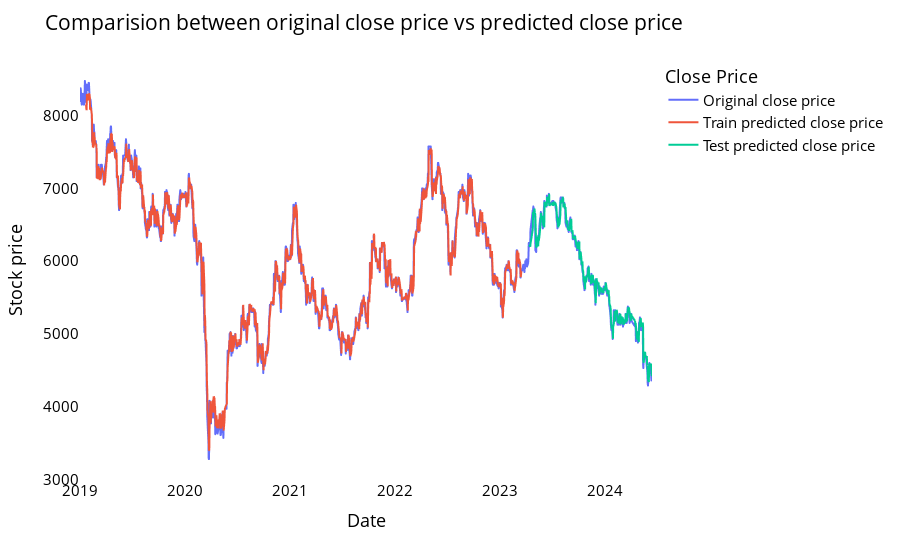

The cell this chart's notebook holds for it:
### Markdown cell above
<a name="lstm_grucomparechart"></a>

#### Comparision between original stock close price vs predicted close price

### Code cell
# shift train predictions for plotting

look_back=time_step
trainPredictPlot = np.empty_like(closedf)
trainPredictPlot[:, :] = np.nan
trainPredictPlot[look_back:len(train_predict)+look_back, :] = train_predict
print("Train predicted data: ", trainPredictPlot.shape)

# shift test predictions for plotting
testPredictPlot = np.empty_like(closedf)
testPredictPlot[:, :] = np.nan
testPredictPlot[len(train_predict)+(look_back*2)+1:len(closedf)-1, :] = test_predict
print("Test predicted data: ", testPredictPlot.shape)

names = cycle(['Original close price','Train predicted close price','Test predicted close price'])

plotdf = pd.DataFrame({'date': close_stock['date'],
                       'original_close': close_stock['close'],
                      'train_predicted_close': trainPredictPlot.reshape(1,-1)[0].tolist(),
                      'test_predicted_close': testPredictPlot.reshape(1,-1)[0].tolist()})

fig = px.line(plotdf,x=plotdf['date'], y=[plotdf['original_close'],plotdf['train_predicted_close'],
                                          plotdf['test_predicted_close']],
              labels={'value':'Stock price','date': 'Date'})
fig.update_layout(title_text='Comparision between original close price vs predicted close price',
                  plot_bgcolor='white', font_size=15, font_color='black', legend_title_text='Close Price')
fig.for_each_trace(lambda t:  t.update(name = next(names)))

fig.update_xaxes(showgrid=False)
fig.update_yaxes(showgrid=False)
fig.show()

### Figure 1 — Plotly figure (JSON) as saved in the notebook; plotly's stock layout.template omitted (floating-point values rounded to 4 significant figures; data arrays with more than 128 entries replaced by an {"elided": "..."} marker saying what was removed)
{"data": [{"hovertemplate": "variable=original_close<br>Date=%{x}<br>Stock price=%{y}<extra></extra>", "legendgroup": "original_close", "line": {"color": "#636efa", "dash": "solid"}, "marker": {"symbol": "circle"}, "mode": "lines", "name": "Original close price", "showlegend": true, "type": "scattergl", "x": {"elided": "1374 str values"}, "xaxis": "x", "y": {"elided": "1374 int values"}, "yaxis": "y"}, {"hovertemplate": "variable=train_predicted_close<br>Date=%{x}<br>Stock price=%{y}<extra></extra>", "legendgroup": "train_predicted_close", "line": {"color": "#EF553B", "dash": "solid"}, "marker": {"symbol": "circle"}, "mode": "lines", "name": "Train predicted close price", "showlegend": true, "type": "scattergl", "x": {"elided": "1374 str values"}, "xaxis": "x", "y": {"elided": "1374 float values"}, "yaxis": "y"}, {"hovertemplate": "variable=test_predicted_close<br>Date=%{x}<br>Stock price=%{y}<extra></extra>", "legendgroup": "test_predicted_close", "line": {"color": "#00cc96", "dash": "solid"}, "marker": {"symbol": "circle"}, "mode": "lines", "name": "Test predicted close price", "showlegend": true, "type": "scattergl", "x": {"elided": "1374 str values"}, "xaxis": "x", "y": {"elided": "1374 float values"}, "yaxis": "y"}], "layout": {"font": {"color": "black", "size": 15}, "legend": {"title": {"text": "Close Price"}, "tracegroupgap": 0}, "margin": {"t": 60}, "plot_bgcolor": "white", "title": {"text": "Comparision between original close price vs predicted close price"}, "xaxis": {"anchor": "y", "domain": [0, 1], "showgrid": false, "title": {"text": "Date"}}, "yaxis": {"anchor": "x", "domain": [0, 1], "showgrid": false, "title": {"text": "Stock price"}}}}
